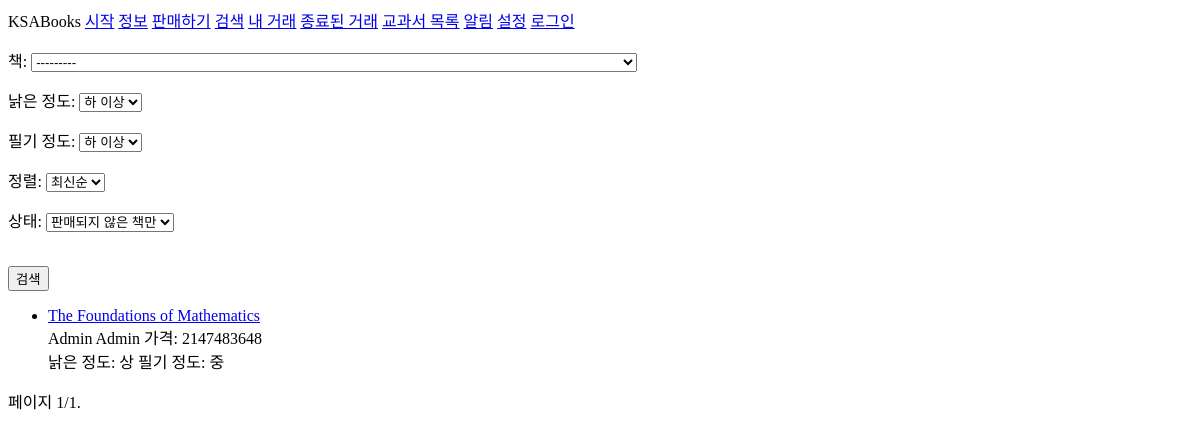
The app's page /search/, older data.
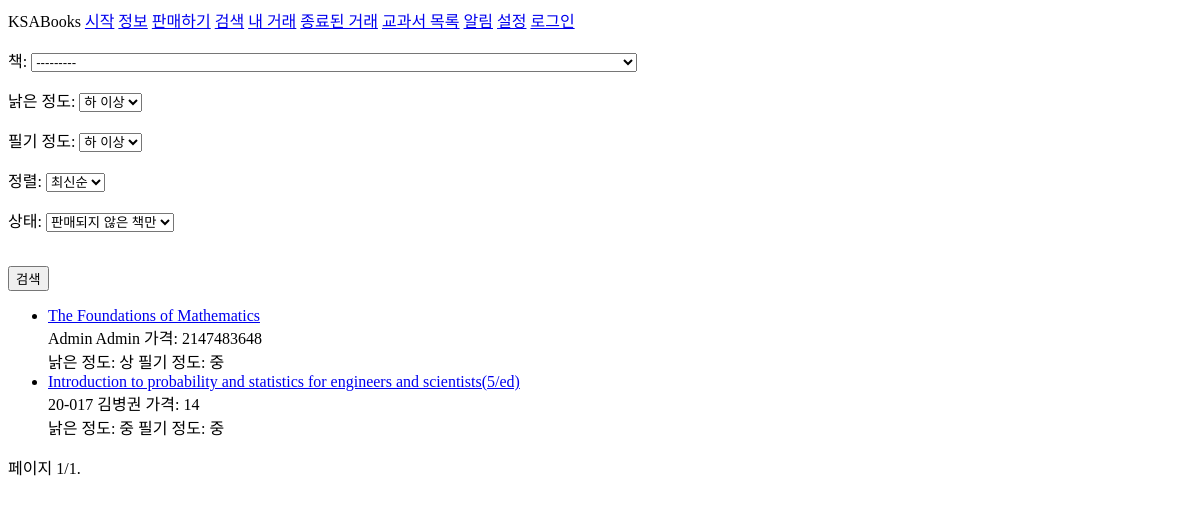
The same page, newer data.
### ksa_books_app/models.py (models this page shows)
class Offer(models.Model):
    seller = models.ForeignKey(settings.AUTH_USER_MODEL, on_delete=models.SET_NULL, null=True,
                               related_name='offer_seller')
    buyer = models.ForeignKey(settings.AUTH_USER_MODEL, on_delete=models.SET_NULL, null=True, blank=True,
                              related_name='offer_buyer')
    want_users = models.ManyToManyField(settings.AUTH_USER_MODEL, blank=True)
    seller_done = models.BooleanField(null=True, default=False)
    buyer_done = models.BooleanField(null=True, default=False)
    book = models.ForeignKey(Book, on_delete=models.SET_NULL, null=True, verbose_name='책')
    price = models.PositiveIntegerField(verbose_name='판매 가격')
    worn_degree = models.CharField(choices=QUALITY, max_length=1, verbose_name='낡은 정도')
    worn_explain = models.TextField(verbose_name='설명', null=True, blank=True)
    note_degree = models.CharField(choices=QUALITY, max_length=1, verbose_name='필기 정도')
    note_explain = models.TextField(verbose_name='설명', null=True, blank=True)
    other = models.TextField(verbose_name='기타 내용', null=True, blank=True)
    date_time = models.DateTimeField(auto_now_add=True, null=True)
    views = models.IntegerField(default=0)
    def get_absolute_url(self):
        return reverse('check-offer', args=[str(self.id)])

class Book(models.Model):
    title = models.CharField(max_length=100, verbose_name='제목')
    author = models.CharField(max_length=100, verbose_name='저자')
    courses = models.ManyToManyField(Course, verbose_name='과목')
    subject = models.ForeignKey(Subject, verbose_name='교과', on_delete=models.SET_NULL, null=True)
    publisher = models.CharField(max_length=100, verbose_name='출판사')
    isbn = models.CharField(max_length=13, verbose_name='ISBN',
                            help_text='13 Character <a href="https://www.isbn-international.org/content/what-isbn">ISBN number</a>')
    list_price = models.PositiveIntegerField(verbose_name='정가', null=True, blank=True)
    group_price = models.PositiveIntegerField(verbose_name='공동구매 가격', null=True, blank=True)
    using = models.BooleanField(verbose_name='사용 여부')
    class Meta:
        permissions = (
            ('load_data', 'Can load data'),
        )
        ordering = ['subject']
    def __str__(self):
        return f'({self.subject}, {self.display_courses()}){self.title}'
    def display_courses(self):
        return ', '.join([str(c) for c in self.courses.all()])
    display_courses.short_description = '수업'

class StudentUser(AbstractBaseUser, PermissionsMixin):
    objects = StudentUserManager()
    student_id = models.CharField(max_length=10, verbose_name='학번', help_text='00-000', unique=True)
    name = models.CharField(max_length=100, verbose_name='이름')
    email = models.EmailField(default=f'{student_id}@ksa.hs.kr')
    is_active = models.BooleanField(default=True)
    is_admin = models.BooleanField(default=False)
    is_superuser = models.BooleanField(default=False)
    is_staff = models.BooleanField(default=False)
    date_joined = models.DateTimeField(auto_now_add=True)
    notifications = models.ManyToManyField(Notification)
    unread_notification = models.PositiveIntegerField(default=0)
    notify_books = models.ManyToManyField(Book, verbose_name='원하는 책', blank=True)
    notify_comment = models.BooleanField(default=True, verbose_name='자신에게 댓글을 썼을 때')
    notify_new_offer = models.BooleanField(default=True, verbose_name='원하는 책이 올라왔을 때')
    notify_sold_to_user = models.BooleanField(default=True, verbose_name='자신에게 책을 판매했을 때')
    notify_sold_to_other = models.BooleanField(default=True, verbose_name='구매 신청한 책이 다른 사람에게 판매되었을 때')
    notify_new_want = models.BooleanField(default=True, verbose_name='자신의 책을 누군가 구매 신청했을 때')
    USERNAME_FIELD = 'student_id'
    REQUIRED_FIELDS = ['name']
    def __str__(self):
        return ' '.join([self.student_id, self.name])

### ksa_books_app/views.py (the view)
# urls.py: path('search/', views.search_view, name='search'),
def search_view(request):
    qs = Offer.objects.all()
    if request.user.is_authenticated:
        qs = qs.exclude(seller=request.user)
    form = SearchForm(request.GET)
    if form.is_valid():
        data = form.cleaned_data
        if data['book'] and data['book'] != '0':
            qs = qs.filter(book_id=data['book'])
        if data['min_worn_degree']:
            qs = qs.filter(worn_degree__in=data['min_worn_degree'])
        if data['min_note_degree']:
            qs = qs.filter(note_degree__in=data['min_note_degree'])
        if data['state'] == UNSOLD:
            qs = qs.filter(buyer=None)
        elif data['state'] == UNEXCHANGED:
            qs = qs.exclude(seller_done=True, buyer_done=True)
        elif data['state'] == ALL:
            pass
        if data['sort'] == NEW:
            qs = qs.order_by('date_time')
        elif data['sort'] == CHEAP:
            qs = qs.order_by('price')
    paginator = Paginator(qs, 30)
    page = request.GET.get('page')
    offers = paginator.get_page(page)
    context = {
        'form': form,
        'page_obj': offers,
        'is_paginated': True,
    }
    return render(request, 'search.html', context=context)

### ksa_books_app/forms.py
class SearchForm(forms.Form):
    book = forms.ModelChoiceField(label='책', queryset=Book.objects.all(), required=False)
    min_worn_degree = forms.ChoiceField(label='낡은 정도', choices=MIN_QUALITY, required=False)
    min_note_degree = forms.ChoiceField(label='필기 정도', choices=MIN_QUALITY, required=False)
    sort = forms.ChoiceField(label='정렬', choices=SORT, required=False)
    state = forms.ChoiceField(label='상태', choices=STATE, required=False)

### ksa_books_app/models.py (called while the page is built)
    def __str__(self):
        return self.name

    def __str__(self):
        return self.name

### ksa_books_app/templates/search.html (shortened to what this page needs)
{% extends 'base_generic.html' %}
{% block content %}
    <form method="get">
        <table>
            {{ form.as_p }}
        </table>
        <br>
        <input type="submit" value="검색">
    </form>
    {% if page_obj %}
        <ul>
            {% for object in page_obj %}
                <li>
                    <a href={{ object.get_absolute_url }}>{{ object.book.title }}</a>
                    <br>
                    <a>{{ object.seller }}</a>
                    <a>가격: {{ object.price }}</a>
                    <br>
                    <a>낡은 정도: {{ object.get_worn_degree_display }}</a>
                    <a>필기 정도: {{ object.get_note_degree_display }}</a>
                </li>
            {% endfor %}
        </ul>
    {% else %}
        <p>There are no offers.</p>
    {% endif %}
{% endblock %}

Row changes from the older to the newer data that the page shows:
added Offer: book "Introduction to probability and statistics for engineers and scientists(5/ed)", seller "20-017 김병권", price "14", worn_degree "중", note_degree "중"
